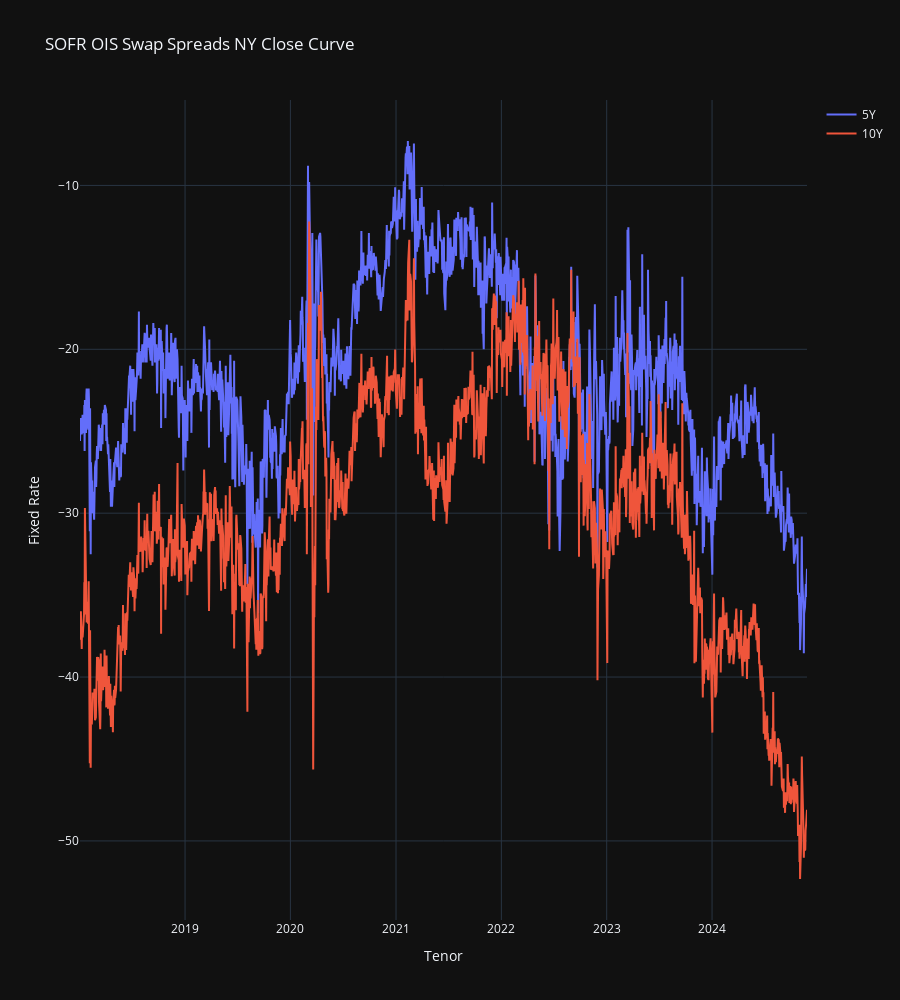

Here is the notebook cell this chart was saved with:
### Code cell
tenors = ["5Y", "10Y"]
fig = go.Figure()
for tenor in tenors:
    fig.add_trace(go.Scatter(x=swap_spread_cmt_df.index, y=swap_spread_cmt_df[tenor], mode="lines", name=f"{tenor}"))

fig.update_layout(
    title="SOFR OIS Swap Spreads NY Close Curve", xaxis_title="Tenor", yaxis_title="Fixed Rate", template="plotly_dark", height=1000, showlegend=True
)
fig.update_xaxes(
    showgrid=True,
    showspikes=True,
    spikecolor="white",
    spikesnap="cursor",
    spikemode="across",
)
fig.update_yaxes(showgrid=True, showspikes=True, spikecolor="white", spikesnap="cursor", spikethickness=0.5)
fig.show()

### Figure 1 — Plotly figure (JSON) as saved in the notebook; plotly's stock layout.template omitted (floating-point values rounded to 4 significant figures; data arrays with more than 128 entries replaced by an {"elided": "..."} marker saying what was removed)
{"data": [{"mode": "lines", "name": "5Y", "type": "scatter", "x": {"elided": "1721 str values"}, "y": {"elided": "1721 float values"}}, {"mode": "lines", "name": "10Y", "type": "scatter", "x": {"elided": "1721 str values"}, "y": {"elided": "1721 float values"}}], "layout": {"height": 1000, "showlegend": true, "title": {"text": "SOFR OIS Swap Spreads NY Close Curve"}, "xaxis": {"showgrid": true, "showspikes": true, "spikecolor": "white", "spikemode": "across", "spikesnap": "cursor", "title": {"text": "Tenor"}}, "yaxis": {"showgrid": true, "showspikes": true, "spikecolor": "white", "spikesnap": "cursor", "spikethickness": 0.5, "title": {"text": "Fixed Rate"}}}}
